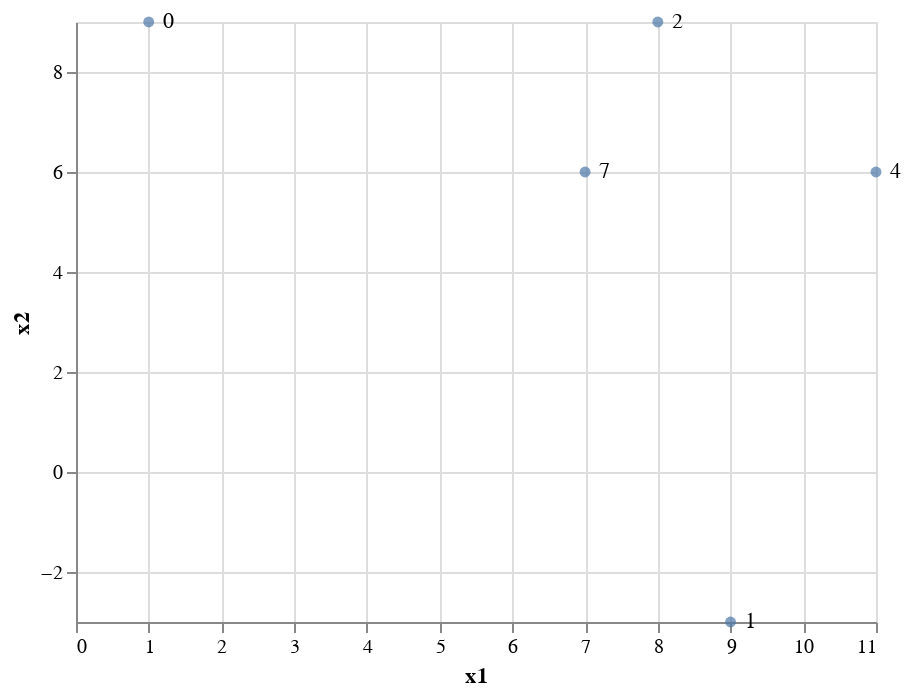

Source (notebook cell):
### Code cell
base = alt.Chart(df).encode(
    x="x1",
    y="x2",
)

points = base.mark_circle()
labels = base.mark_text(dx=10).encode(
    text="y"
)

points+labels

### Figure 1 — Vega-Lite specification as saved in the notebook (floating-point values rounded to 4 significant figures)
{"config": {"view": {"continuousWidth": 400, "continuousHeight": 300}}, "layer": [{"mark": "circle", "encoding": {"x": {"field": "x1", "type": "quantitative"}, "y": {"field": "x2", "type": "quantitative"}}}, {"mark": {"type": "text", "dx": 10}, "encoding": {"text": {"field": "y", "type": "quantitative"}, "x": {"field": "x1", "type": "quantitative"}, "y": {"field": "x2", "type": "quantitative"}}}], "data": {"name": "data-46d77f60342170db28c4b4082954a292"}, "$schema": "https://vega.github.io/schema/vega-lite/v4.17.0.json", "datasets": {"data-46d77f60342170db28c4b4082954a292": [{"x1": 1, "x2": 9, "y": 0}, {"x1": 8, "x2": 9, "y": 2}, {"x1": 7, "x2": 6, "y": 7}, {"x1": 11, "x2": 6, "y": 4}, {"x1": 9, "x2": -3, "y": 1}]}}
